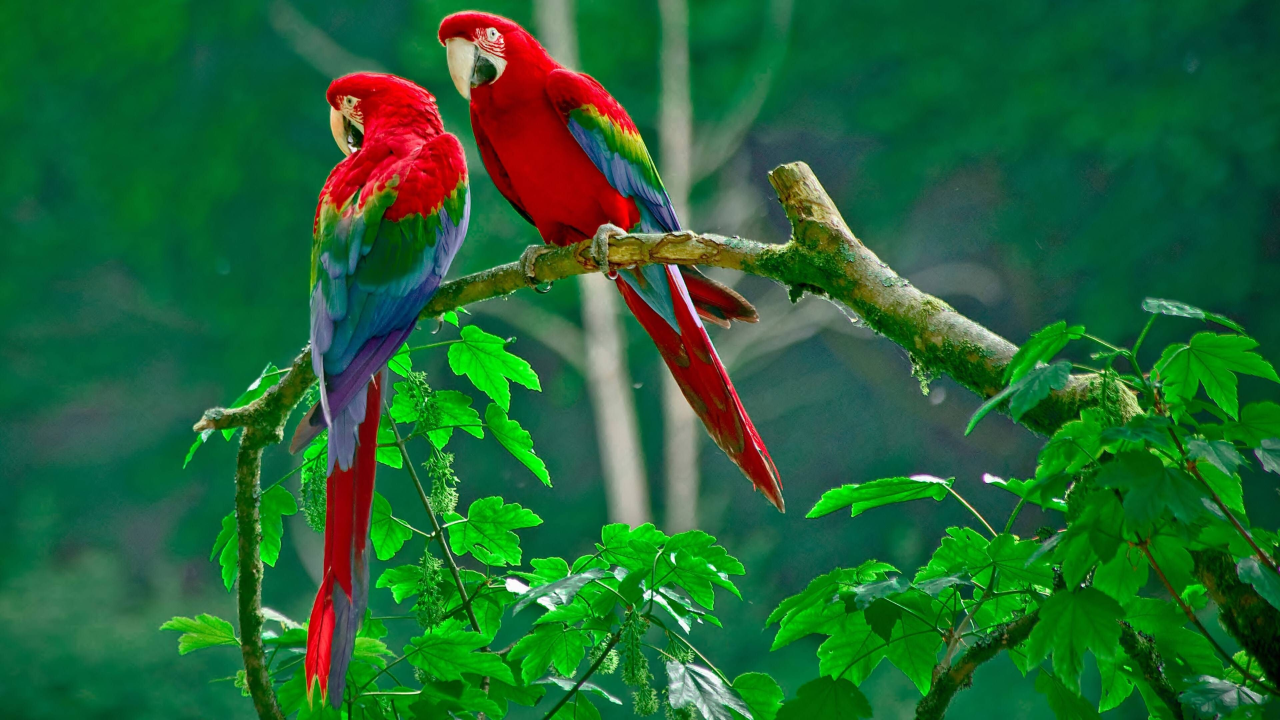
#> input picture OpenCV/parrot.jpg, 3840 x 2160 px (shown at 1/3 size)
$ python validate.py --image parrot.jpg
#> lines starting #> are read from the running program, lines starting #| are printed output that depends on the picture
import cv2
import numpy as np
import argparse

reference_r = [9, 9, 9, 9, 9, 9, 9, 9, 9, 9, 9, 9, 9, 0, 18, 35, 56, 51, 58, 75, 78, 80, 84, 86, 89, 91, 92, 94, 106, 98, 113, 115, 117, 120, 122, 127, 128, 130, 131, 136, 138, 139, 141, 143, 144, 146, 152, 158, 150, 157, 164, 166, 169, 172, 174, 176, 178, 180, 183, 186, 188, 190, 191, 193, 200, 207, 204, 206, 209, 215, 221, 224, 226, 228, 230, 235, 240, 243, 246, 254, 255, 255, 255, 255, 255, 255, 255, 255, 255, 255, 255, 255, 255, 255, 255, 255, 255, 255, 255, 255, 255, 255, 255, 255, 255, 255, 255, 255, 255, 255, 255, 255, 255, 255, 255, 255, 255, 255, 255, 255, 255, 255, 255, 255, 255, 255, 255, 255, 255, 255, 255, 255, 255, 255, 255, 255, 255, 255, 255, 255, 255, 255, 255, 255, 255, 255, 255, 255, 255, 255, 255, 255, 255, 255, 255, 255, 255, 255, 255, 255, 255, 255, 255, 255, 255, 255, 255, 255, 255, 255, 255, 255, 255, 255, 255, 255, 255, 255, 255, 255, 255, 255, 255, 255, 255, 255, 255, 255, 255, 255, 255, 255, 255, 255, 255, 255, 255, 255, 255, 255, 255, 255, 255, 255, 255, 255, 255, 255, 255, 255, 255, 255, 255, 255, 255, 255, 255, 255, 255, 255, 255, 255, 255, 255, 255, 255, 255, 255, 255, 255, 255, 255, 255, 255, 255, 255, 255, 255, 255, 255, 255, 255, 255, 255, 255, 255, 255, 255, 255, 255, 255, 255, 255, 255, 255, 255]

reference_g = [2, 2, 2, 2, 2, 2, 2, 2, 14, 26, 32, 42, 50, 63, 70, 75, 78, 82, 89, 94, 98, 103, 108, 113, 120, 127, 129, 131, 138, 146, 147, 149, 150, 154, 158, 168, 178, 194, 200, 205, 211, 232, 230, 235, 255, 255, 255, 255, 255, 255, 255, 255, 255, 255, 255, 255, 255, 255, 255, 255, 255, 255, 255, 255, 255, 255, 255, 255, 255, 255, 255, 255, 255, 255, 255, 255, 255, 255, 255, 255, 255, 255, 255, 255, 255, 255, 255, 255, 255, 255, 255, 255, 255, 255, 255, 255, 255, 255, 255, 255, 255, 255, 255, 255, 255, 255, 255, 255, 255, 255, 255, 255, 255, 255, 255, 255, 255, 255, 255, 255, 255, 255, 255, 255, 255, 255, 255, 255, 255, 255, 255, 255, 255, 255, 255, 255, 255, 255, 255, 255, 255, 255, 255, 255, 255, 255, 255, 255, 255, 255, 255, 255, 255, 255, 255, 255, 255, 255, 255, 255, 255, 255, 255, 255, 255, 255, 255, 255, 255, 255, 255, 255, 255, 255, 255, 255, 255, 255, 255, 255, 255, 255, 255, 255, 255, 255, 255, 255, 255, 255, 255, 255, 255, 255, 255, 255, 255, 255, 255, 255, 255, 255, 255, 255, 255, 255, 255, 255, 255, 255, 255, 255, 255, 255, 255, 255, 255, 255, 255, 255, 255, 255, 255, 255, 255, 255, 255, 255, 255, 255, 255, 255, 255, 255, 255, 255, 255, 255, 255, 255, 255, 255, 255, 255, 255, 255, 255, 255, 255, 255, 255, 255, 255, 255, 255, 255]

reference_b = [2, 2, 2, 2, 2, 2, 2, 2, 2, 2, 2, 2, 9, 14, 18, 20, 23, 25, 26, 28, 37, 37, 51, 54, 56, 54, 60, 65, 70, 71, 72, 74, 75, 78, 80, 82, 84, 85, 86, 88, 89, 90, 92, 93, 94, 96, 98, 101, 103, 101, 100, 98, 108, 113, 115, 117, 118, 119, 120, 121, 122, 124, 127, 129, 132, 136, 138, 141, 158, 174, 174, 184, 230, 221, 219, 225, 188, 150, 160, 171, 181, 192, 202, 254, 255, 255, 255, 255, 255, 255, 255, 255, 255, 255, 255, 255, 255, 255, 255, 255, 255, 255, 255, 255, 255, 255, 255, 255, 255, 255, 255, 255, 255, 255, 255, 255, 255, 255, 255, 255, 255, 255, 255, 255, 255, 255, 255, 255, 255, 255, 255, 255, 255, 255, 255, 255, 255, 255, 255, 255, 255, 255, 255, 255, 255, 255, 255, 255, 255, 255, 255, 255, 255, 255, 255, 255, 255, 255, 255, 255, 255, 255, 255, 255, 255, 255, 255, 255, 255, 255, 255, 255, 255, 255, 255, 255, 255, 255, 255, 255, 255, 255, 255, 255, 255, 255, 255, 255, 255, 255, 255, 255, 255, 255, 255, 255, 255, 255, 255, 255, 255, 255, 255, 255, 255, 255, 255, 255, 255, 255, 255, 255, 255, 255, 255, 255, 255, 255, 255, 255, 255, 255, 255, 255, 255, 255, 255, 255, 255, 255, 255, 255, 255, 255, 255, 255, 255, 255, 255, 255, 255, 255, 255, 255, 255, 255, 255, 255, 255, 255, 255, 255, 255, 255, 255, 255]

ap=argparse.ArgumentParser()
ap.add_argument("-i","--image",required=True,help="path to the image")
args=vars(ap.parse_args())
image=cv2.imread(args["image"])
#> image is the input picture: shape (2160, 3840, 3); mean B, G, R 51.9, 101.1, 34.4
scaling_factor = 0.45
height=image.shape[0]
#> height = 2160
width =image.shape[1]
#> width = 3840
width *=scaling_factor
#> width = 1728
height *=scaling_factor
#> height = 972
width=int(width)
height=int(height)
dim = (width,height)
#> dim = (1728, 972)
image = cv2.resize(image, dim, interpolation = cv2.INTER_AREA)
#> image: shape (972, 1728, 3)
cv2.imshow("incoming",image)
"""image_g = image.copy()
image_b = image.copy()
image_g[:,:,0]=0
image_g[:,:,2]=0
image_b[:,:,1]=0
image_b[:,:,2]=0
image[:,:,0]=0
image[:,:,1]=0 """
#cv2.imshow("incoming red layer",image)
#cv2.imshow("incoming green layer",image_g)
#cv2.imshow("incoming blue layer",image_b)
for i in range (height):
    for j in range (width):
        image[i,j,2] = reference_r[image[i,j,2]]
        image[i,j,1] = reference_g[image[i,j,1]]
        image[i,j,0] = reference_b[image[i,j,0]]
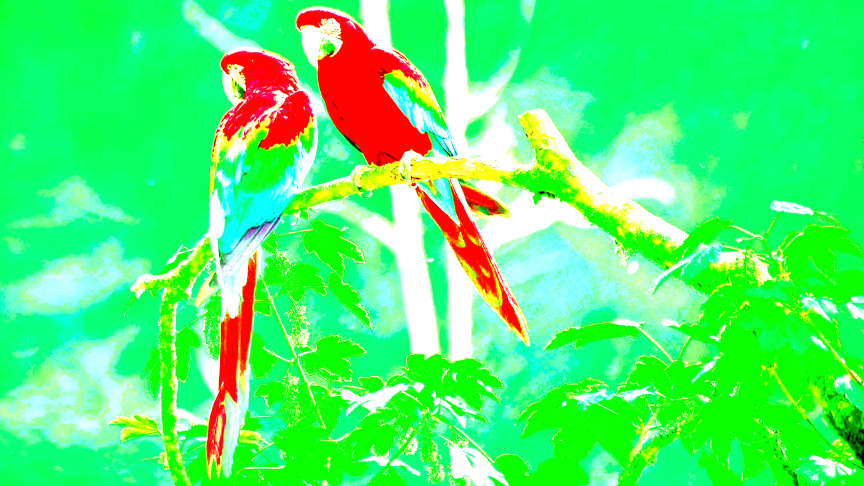
#> image: shape (972, 1728, 3) (shown at 1/2 size); mean B, G, R 114.3, 241.9, 80.6
cv2.imshow("transformed",image)
reference = cv2.imread("/home/srikar/OpenCV/parrot.jpg")
reference = cv2.resize(reference, dim, interpolation = cv2.INTER_AREA)
cv2.imshow("reference",reference)
"""reference[:,:,0] = 0
reference[:,:,1] = 0
cv2.imshow("reference red",reference) """
diff = cv2.subtract(reference,image)
cv2.imshow("difference between planes",diff)
cv2.waitKey()
